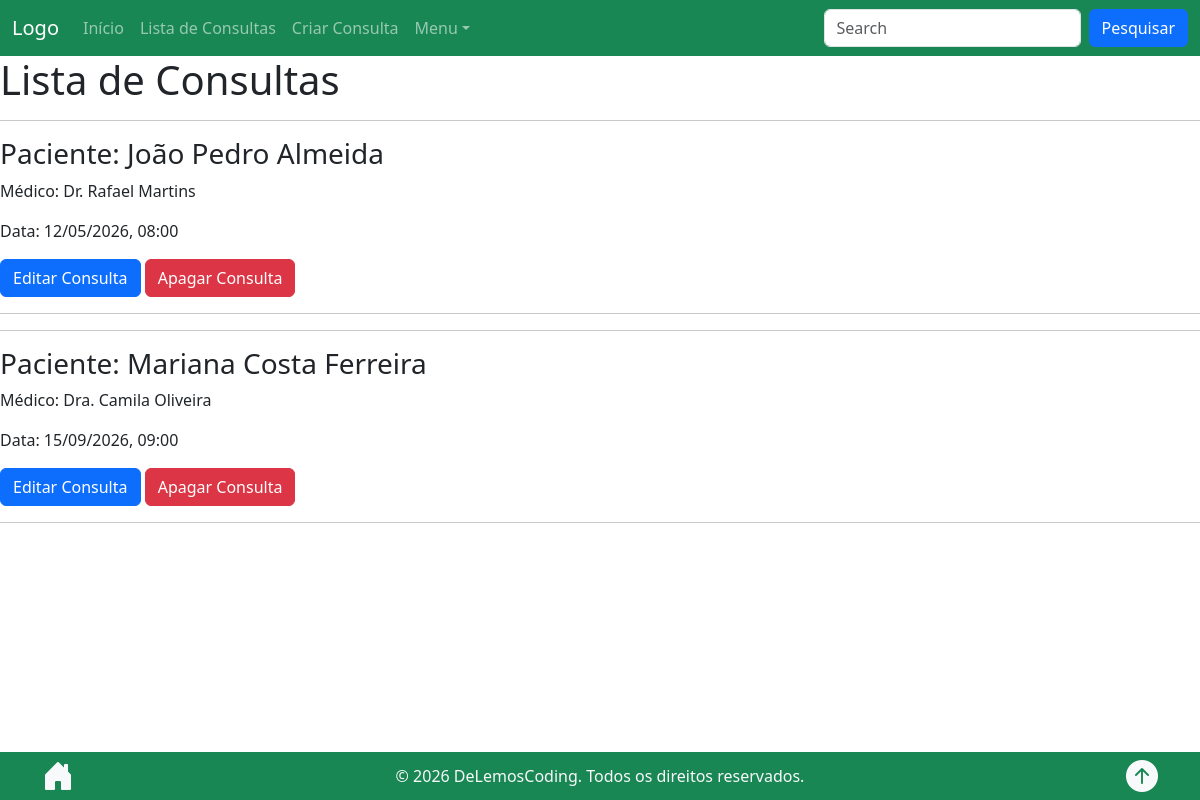
The app's page /consults_list/ with its own data.
### consulta/models.py (models this page shows, shortened)
class Consultation(models.Model):
    doctor = models.ForeignKey(Doctor, on_delete=models.CASCADE, verbose_name="Médico")
    patient = models.ForeignKey(Patient, on_delete=models.CASCADE, verbose_name="Paciente")
    date = models.DateTimeField(verbose_name="Data da Consulta")
    class Meta:
        constraints = [models.UniqueConstraint(fields=['doctor', 'date'], name='unique_doctor_date')]

class Patient(models.Model):
    name = models.CharField(max_length=100, verbose_name="Nome")
    birth_date = models.DateField(verbose_name="Data de Nascimento")
    CPF = models.CharField(max_length=11, unique=True, verbose_name="CPF")
    gender = models.CharField(max_length=10, choices=[("M", "Masculino"), ("F", "Feminino")], verbose_name="Gênero")
    health_insurance = models.CharField(max_length=100, blank=True)
    class Meta:
        ordering = ["name"]

class Doctor(models.Model):
    name = models.CharField(max_length=100, verbose_name="Nome")
    birth_date = models.DateField(verbose_name="Data de Nascimento")
    CRM = models.CharField(max_length=20, unique=True, verbose_name="CRM")
    gender = models.CharField(max_length=10, choices=[("M", "Masculino"), ("F", "Feminino")], verbose_name="Gênero")
    expertise = models.CharField(max_length=100, verbose_name="Especialidade")
    rating = models.DecimalField(max_digits = 3, decimal_places = 2, default = 0, validators = [MinValueValidator(0), MaxValueValidator(5)], verbose_name ="Classificação")
    place = models.CharField(max_length=100, verbose_name="Local da Consulta")
    price = models.DecimalField(max_digits=10, decimal_places=2, validators=[MinValueValidator(0)], verbose_name="Preço da Consulta")
    class Meta:
        ordering = ["CRM"]

### consulta/views.py (the view)
# urls.py: path('consults_list/', views.consults_list, name="consults_list"),
def consults_list(request):
    consultas = Consultation.objects.select_related('doctor','patient').order_by('date')
    return render(request, 'consults_list.html', { "consultas": consultas })

### consulta/templates/consults_list.html
{% extends 'base.html' %}
{% load static %}
{% block content %}
<h1>Lista de Consultas</h1>
{% for consulta in consultas %}
<div>
    <hr>
    <h3>Paciente: {{ consulta.patient.name }}</h3>
    <p>Médico: {{ consulta.doctor.name }}</p>
    <p>Data: {{ consulta.date|date:"d/m/Y, H:i" }}</p>
    <a href="{% url 'consults_edit' consulta.id %}" class="btn btn-primary">Editar Consulta</a>
    <a href="{% url 'consults_delete' consulta.id %}" class="btn btn-danger">Apagar Consulta</a>
</div>
<hr>
{% empty %}
    <p>Nenhuma consulta marcada.</p>
{% endfor %}
{% endblock %}

### consulta/static/css/style.css (style rules this page uses)
a { color: inherit; text-decoration: none; }

### records on screen
Consultation: patient.name "João Pedro Almeida", doctor.name "Dr. Rafael Martins", date "12/05/2026, 08:00"
Consultation: patient.name "Mariana Costa Ferreira", doctor.name "Dra. Camila Oliveira", date "15/09/2026, 09:00"
